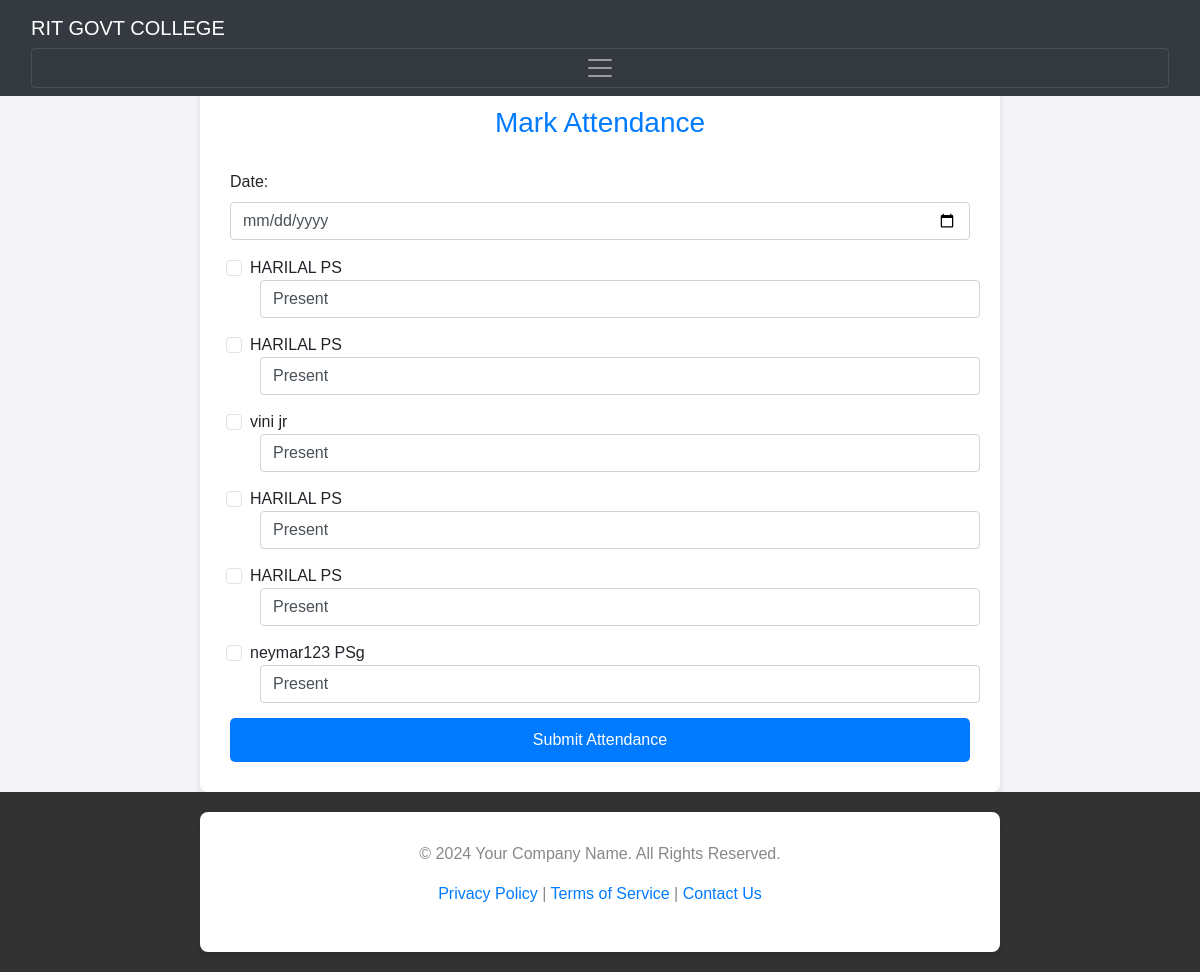
/mark_attendance/, run on the app's committed database.
### app1/models.py (models this page shows, shortened)
class studentdetails(models.Model):
    first_name=models.CharField(max_length=20)
    last_name=models.CharField(max_length=20)
    email=models.CharField(max_length=20)
    phone=models.CharField(max_length=20)
    dob=models.DateField(max_length=30)
    gender=models.CharField(max_length=30)
    course=models.CharField(max_length=30)
    address=models.CharField(max_length=30)
    image=models.ImageField(upload_to='student_user')
    password=models.CharField(max_length=20)

### app1/views.py (the view, shortened to what this page needs)
# urls.py: path('mark_attendance/', views.mark_attendance, name='mark_attendance'),
def mark_attendance(request):
    students = studentdetails.objects.all()
    return render(request, 'attendance.html', {'students': students})

### templates/attendance.html (shortened to what this page needs)
{% extends 'base.html' %}
{% block content %}
{% load static %}
<link rel="stylesheet" href="https://maxcdn.bootstrapcdn.com/bootstrap/4.5.2/css/bootstrap.min.css">
<body>
    <div class="container">
        <form method="POST" action="{% url 'mark_attendance' %}">
            <h2>Mark Attendance</h2>
            <div class="form-group">
                <label for="date">Date:</label>
                <input type="date" name="date" class="form-control" required>
            </div>
            {% for student in students %}
            <div class="form-check checkbox-group">
                <label class="form-check-label">
                    <input type="checkbox" name="students" value="{{ student.id }}" class="form-check-input">
                    {{ student.first_name }} {{ student.last_name }}
                </label>
                <select name="status_{{ student.id }}" class="form-control select-status">
                    <option value="present">Present</option>
                </select>
            </div>
            {% endfor %}
            <button type="submit">Submit Attendance</button>
        </form>
    </div>
</body>
{% endblock %}

### templates/base.html (style rules this page uses)
html, body { height: 100%; margin: 0; padding: 0; display: flex; flex-direction: column; }

### templates/attendance.html (style rules this page uses)
body { font-family: 'Arial', sans-serif; background-color: #f4f4f9; margin-top: 20px; }
.container { max-width: 800px; margin: 0 auto; background-color: #ffffff; border-radius: 8px; padding: 30px; box-shadow: 0 4px 8px rgba(0, 0, 0, 0.1); }
h2 { text-align: center; margin-bottom: 30px; font-size: 28px; color: #007bff; }
label { font-size: 16px; margin-right: 10px; }
.checkbox-group { margin-bottom: 15px; }
.select-status { margin-left: 10px; }
button { background-color: #007bff; color: white; border-radius: 5px; padding: 10px 20px; border: none; font-size: 16px; cursor: pointer; width: 100%; transition: background-color 0.3s ease; }
.form-check { margin-bottom: 15px; }

### data on the page
studentdetails: first_name "HARILAL", last_name "PS", id "Present"
studentdetails: first_name "HARILAL", last_name "PS", id "Present"
studentdetails: first_name "vini", last_name "jr", id "Present"
studentdetails: first_name "HARILAL", last_name "PS", id "Present"
studentdetails: first_name "HARILAL", last_name "PS", id "Present"
studentdetails: first_name "neymar123", last_name "PSg", id "Present"
